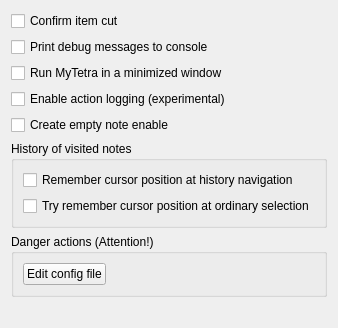
<?xml version="1.0" encoding="UTF-8"?>
<ui version="4.0">
 <class>AppConfigPage_Misc</class>
 <widget class="QWidget" name="AppConfigPage_Misc">
  <property name="geometry">
   <rect>
    <x>0</x>
    <y>0</y>
    <width>316</width>
    <height>328</height>
   </rect>
  </property>
  <property name="sizePolicy">
   <sizepolicy hsizetype="Minimum" vsizetype="Preferred">
    <horstretch>0</horstretch>
    <verstretch>0</verstretch>
   </sizepolicy>
  </property>
  <property name="windowTitle">
   <string>Form</string>
  </property>
  <layout class="QVBoxLayout" name="verticalLayout_3">
   <item>
    <widget class="QCheckBox" name="cutBranchConfirm">
     <property name="text">
      <string>Confirm item cut</string>
     </property>
    </widget>
   </item>
   <item>
    <widget class="QCheckBox" name="printDebugMessages">
     <property name="text">
      <string>Print debug messages to console</string>
     </property>
    </widget>
   </item>
   <item>
    <widget class="QCheckBox" name="runInMinimizedWindow">
     <property name="text">
      <string>Run MyTetra in a minimized window</string>
     </property>
    </widget>
   </item>
   <item>
    <widget class="QCheckBox" name="enableActionLog">
     <property name="text">
      <string>Enable action logging (experimental)</string>
     </property>
    </widget>
   </item>
   <item>
    <widget class="QCheckBox" name="enableCreateEmptyRecord">
     <property name="text">
      <string>Create empty note enable</string>
     </property>
    </widget>
   </item>
   <item>
    <widget class="QGroupBox" name="historyBox">
     <property name="title">
      <string>History of visited notes</string>
     </property>
     <layout class="QVBoxLayout" name="verticalLayout">
      <item>
       <widget class="QCheckBox" name="rememberAtHistoryNavigationCheckBox">
        <property name="text">
         <string>Remember cursor position at history navigation</string>
        </property>
       </widget>
      </item>
      <item>
       <widget class="QCheckBox" name="rememberAtOrdinarySelectionCheckBox">
        <property name="text">
         <string>Try remember cursor position at ordinary selection</string>
        </property>
       </widget>
      </item>
     </layout>
    </widget>
   </item>
   <item>
    <widget class="QGroupBox" name="dangerBox">
     <property name="title">
      <string>Danger actions (Attention!)</string>
     </property>
     <layout class="QHBoxLayout" name="horizontalLayout">
      <item>
       <widget class="QPushButton" name="editMyTetraConfigFile">
        <property name="sizePolicy">
         <sizepolicy hsizetype="Preferred" vsizetype="Preferred">
          <horstretch>0</horstretch>
          <verstretch>0</verstretch>
         </sizepolicy>
        </property>
        <property name="text">
         <string>Edit config file</string>
        </property>
       </widget>
      </item>
      <item>
       <spacer name="horizontalSpacer">
        <property name="orientation">
         <enum>Qt::Horizontal</enum>
        </property>
        <property name="sizeHint" stdset="0">
         <size>
          <width>197</width>
          <height>20</height>
         </size>
        </property>
       </spacer>
      </item>
     </layout>
    </widget>
   </item>
   <item>
    <spacer name="verticalSpacer">
     <property name="orientation">
      <enum>Qt::Vertical</enum>
     </property>
     <property name="sizeHint" stdset="0">
      <size>
       <width>20</width>
       <height>48</height>
      </size>
     </property>
    </spacer>
   </item>
  </layout>
 </widget>
 <tabstops>
  <tabstop>cutBranchConfirm</tabstop>
  <tabstop>printDebugMessages</tabstop>
  <tabstop>runInMinimizedWindow</tabstop>
  <tabstop>enableActionLog</tabstop>
  <tabstop>enableCreateEmptyRecord</tabstop>
  <tabstop>rememberAtHistoryNavigationCheckBox</tabstop>
  <tabstop>rememberAtOrdinarySelectionCheckBox</tabstop>
  <tabstop>editMyTetraConfigFile</tabstop>
 </tabstops>
 <resources/>
 <connections/>
</ui>
